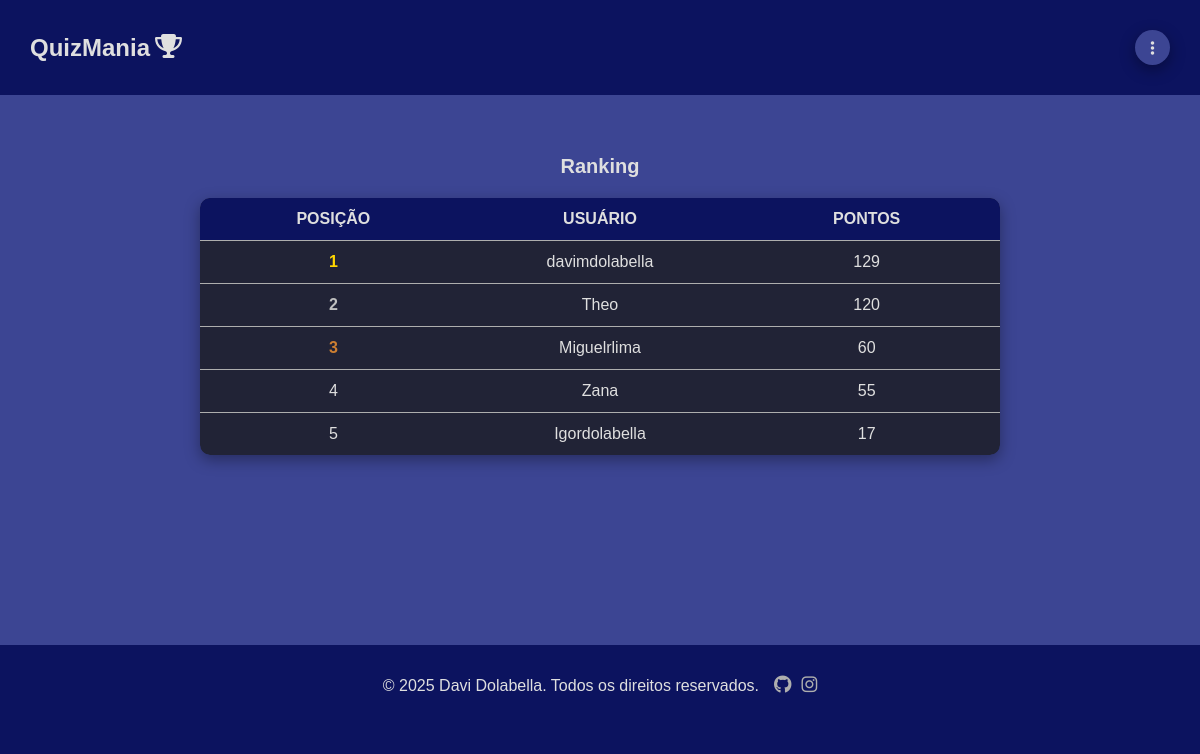
/ranking/, run on an earlier commit of the app's database.
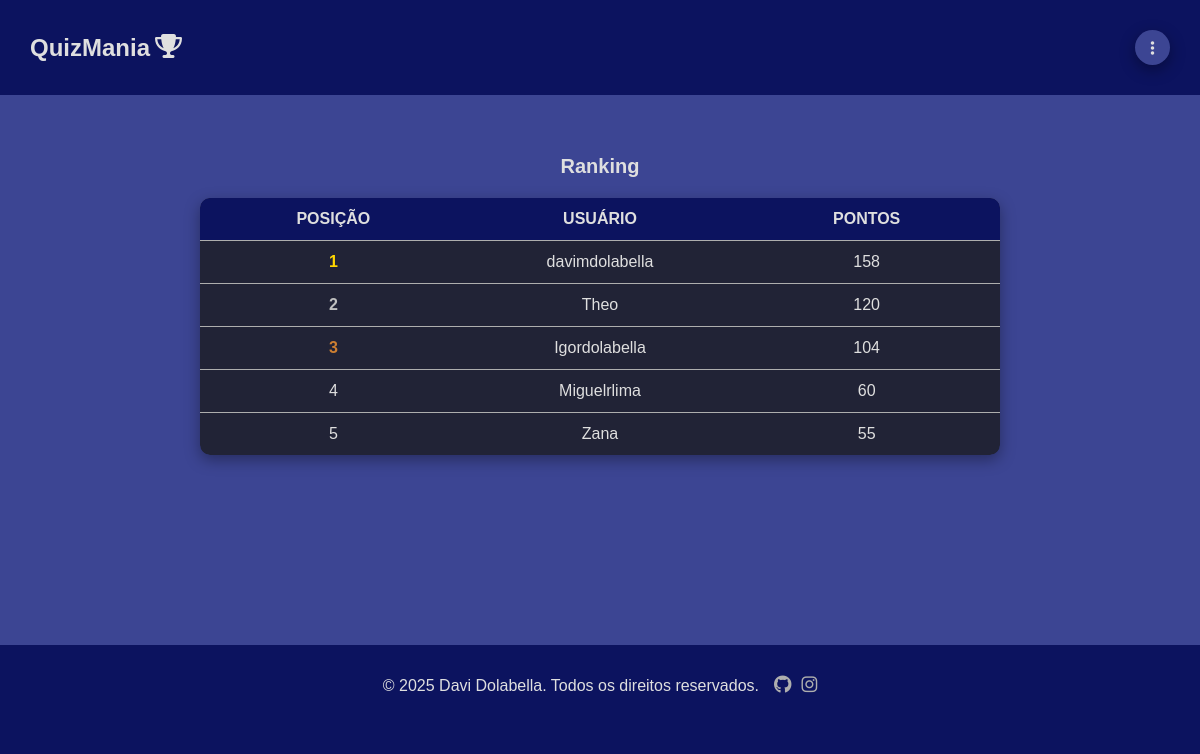
And on a later commit of the database.
### quizmania/models.py (models this page shows, shortened)
class Profile(models.Model):
    user = models.OneToOneField(
        User, on_delete=models.CASCADE, related_name='profile'
    )
    completed_quizes = models.ManyToManyField(
        Quiz, blank=True, related_name='profiles'
    )
    correct_questions = models.IntegerField(default=0)
    incorrect_questions = models.IntegerField(default=0)
    correct_questions_percentage = models.DecimalField(
        max_digits=3,
        decimal_places=0,
        default=0
    )
    incorrect_questions_percentage = models.DecimalField(
        max_digits=3,
        decimal_places=0,
        default=0
    )
    points = models.IntegerField(default=0)
    ranking = models.PositiveIntegerField(blank=True, null=True)

### quizmania/views.py (the view, shortened to what this page needs)
# urls.py: path('ranking/', views.Ranking.as_view(), name='ranking'),
class Ranking(ListView):
    model = models.Profile
    context_object_name = 'profiles'
    template_name = 'quizmania/pages/ranking.html'
    def get_queryset(self):
        return models.Profile.objects.all().order_by('-points')

### quizmania/templates/quizmania/pages/ranking.html
{% extends "global/base.html" %}
{% block content %}
<div class="main container rank">
    <h2 class="rank-title">Ranking</h2>
    <div class="rank-container">
        <table class="rank-table">
            <thead>
                <tr>
                    <th>Posição</th>
                    <th>Usuário</th>
                    <th>Pontos</th>
                </tr>
            </thead>
            <tbody>
                {% for profile in profiles|slice:":8" %}
                {% if profile.ranking %}
                <tr>
                    <td class="{% if forloop.counter == 1 %}first-place{% elif forloop.counter == 2 %}second-place{% elif forloop.counter == 3 %}third-place{% endif %}">{{ profile.ranking }}</td>
                    {% if user == profile.user %}
                    <td class="current-user">{{ profile.user }}</td>
                    <td class="current-user">{{ profile.points }}</td>
                    {% else %}
                    <td >{{ profile.user }}</td>
                    <td>{{ profile.points }}</td>
                    {% endif %}
                </tr>
                {% endif %}
                {% endfor %}
            </tbody>
        </table>
    </div>
</div>
{% endblock content %}

### base_templates/global/base.html (shortened to what this page needs)
{% load static %}
<!DOCTYPE html>
<html lang="pt-br">
    {% include "global/partials/head.html" %}
<body>
    {% include "global/partials/header.html" %}
    <main class="main-container">
        {% block content %}{% endblock content %}
    </main>
    {% include "global/partials/footer.html" %}
</body>
</html>

### base_templates/global/partials/head.html (shortened to what this page needs)
{% load static %}
<head>
    <link rel="stylesheet" href="{% static "global/css/style.css" %}">
    <link rel="stylesheet" href="https://cdnjs.cloudflare.com/ajax/libs/font-awesome/6.7.1/css/fontawesome.min.css" />
    <link rel="stylesheet" href="https://cdnjs.cloudflare.com/ajax/libs/font-awesome/6.7.1/css/brands.min.css" />
    <link rel="stylesheet" href="https://cdnjs.cloudflare.com/ajax/libs/font-awesome/6.7.1/css/solid.min.css" />
    <link rel="stylesheet" href="{% static "global/js/Slick/slick.css" %}">
</head>

### base_templates/global/partials/header.html (shortened to what this page needs)
{% load static %}
<header class="header-container">
    <div class="header container">
        <div class="logo">
            <h2>
                <a href="{% url 'quizmania:home' %}" class="logo">
                    <span class="logo-text">QuizMania</span>
                    <i class="fa-solid fa-trophy"></i>
                </a>
            </h2>
        </div>
        <div class="header-buttons">
            {% if is_in_a_quiz %}
            <a class="header-button" href="{%  url "quizmania:home" %}" >
                <i class="fa-solid fa-house"></i>
            </a>
            {% else %}
            <div class="header-button" id="menu">
                <i class="fa-solid fa-ellipsis-vertical"></i>
            </div>
            {% endif %}
        </div>
    </div>
</header>

### base_templates/global/partials/messages.html (shortened to what this page needs)
{% load static %}

### base_templates/global/partials/footer.html
<footer class="footer-container">
    <div class="footer container">
      <p class="creator">&copy; 2025 Davi Dolabella. Todos os direitos reservados.</p>
      <div class="social-links">
        <a href="https://github.com/davimdolabella" target="_blank" class="social-icon">
          <i class="fab fa-github"></i>
        </a>
        <a href="https://instagram.com" target="_blank" class="social-icon">
          <i class="fab fa-instagram"></i>
        </a>
      </div>
    </div>
</footer>

### base_static/global/css/style.css (style rules this page uses)
:root { --color-primary: #269fe6; --color-primary-hover: #2086c2; --color-primary-dark: #3c4593; --color-primary-dark-header:#0c135f; --color-is-past-deadline-dark:#331414; --color-is-past-deadline:#3a1515; --color-primary-dark-hover: #212336; --color-primary-light: #d4ecfa; --color-primary-light-hover: #bdd8e7; --color-white: #dfdfdf; --color-black: #000; --color-dark-text: #444; --color-info-light: #cce5ff; --color-debug-light: #cce5ff; --color-success-light: #d4edda; --color-alert-light: #fff3cd; --color-warning-light: #fff3cd; --color-error-light: #f8d7da; --color-info-dark: #4d86c4; --color-debug-dark: #4d86c4; --color-success-dark: #4a9c5d; --color-alert-dark: #927f40; --color-warning-dark: #b39c53; --color-error-dark: #da525d; --color-gray-0: #f9f9f9; --color-gray-1: #e0e0e0; --color-gray-2: #c7c7c7; --color-gray-3: #aeaeae; --color-gray-4: #959595; --color-gray-5: #7d7d7d; --color-gray-6: #646464; --color-gray-7: #4b4b4b; --color-gray-8: #323232; --color-gray-9: #191919; --search-focus-color:#E8F0FE; --font-primary: sans-serif; --font-headings: sans-serif; --spacing-gutter-small: 2rem; --spacing-gutter-medium: 3rem; --spacing-gutter-large: 4rem; }
* { padding: 0; margin: 0; box-sizing: border-box; }
html { font-size: 62.5%; color: var(--color-white); background-color: var(--color-primary-dark-header); }
body { font-size: 1.6rem; font-family: var(--font-primary); background-color: var(--color-primary-dark); overflow-x: hidden; }
h1,h2,h3,h4,h5,h6 { font-family: var(--font-headings); }
.container { max-width: 144rem; margin: 0 auto; padding: var(--spacing-gutter-medium); }
.header-container { background: var(--color-primary-dark-header); }
.header { display: flex; align-items: center; color: var(--color-white); justify-content: space-between !important; max-width: 120rem; }
.header .logo { color: var(--color-white); text-decoration: none; display: flex; flex-wrap: nowrap; gap: .5rem; font-size: 2.4rem; }
.header .header-buttons { display: flex; gap: 2rem; position: relative; }
.header .header-buttons .header-button { display: flex; align-items: center; justify-content: center; background-color: var(--color-primary-dark); color: var(--color-white); border: none; width: 3.5rem; height: 3.5rem; cursor: pointer; transition: all .3s ease; box-shadow: rgba(0, 0, 0, 0.35) 0px 5px 15px; border-radius: 50%; }
.main { display: flex; flex-direction: column; flex-wrap: nowrap; justify-content: center; width: 100%; gap: 5rem; margin-bottom: 20vh; }
.footer-container { background: var(--color-primary-dark-header); width: 100%; }
.footer { display: flex; justify-content: center; align-items: center; gap: 1.5rem; }
.social-links { display: flex; align-items: center; justify-content: center; gap: 1rem; }
.social-links .social-icon { color: var(--color-gray-3); text-decoration: none; transition: all .3s ease; font-size: 1.8rem; }
.rank { gap: 0; margin-top: 3rem; }
.rank-title { text-align: center; font-size: 2rem; font-weight: bold; color: var(--color-white); margin-bottom: 20px; }
.rank-container { width: 100%; max-width: 80rem; margin: 0 auto; border-radius: 1rem; box-shadow: rgba(0, 0, 0, 0.35) 0px 5px 15px; overflow: hidden; }
.rank-table { width: 100%; border-collapse: collapse; color: var(--color-white); box-shadow: rgba(0, 0, 0, 0.35) 0px 5px 15px; border-radius: 1rem; background-color: var(--color-primary-dark-hover); overflow: hidden; }
.rank-table thead { color: var(--color-white); text-transform: uppercase; background-color: var(--color-primary-dark-header); }
.rank-table th, .rank-table td { padding: 12px; text-align: center; max-width: 3rem; overflow: hidden; }
.rank-table td { border-top: 1px solid var(--color-gray-3); }
.rank-table .first-place { color: gold; font-weight: bold; }
.rank-table .second-place { color: silver; font-weight: bold; }
.rank-table .third-place { color: #cd7f32; font-weight: bold; }

What changed in the data, as far as the page shows it:
changed Profile "davimdolabella": points "129" → "158"
changed Profile "Igordolabella": ranking "5" → "3"; points "17" → "104"; moves up the list
changed Profile "Miguelrlima": ranking "3" → "4"
changed Profile "Zana": ranking "4" → "5"
